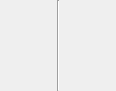
<?xml version="1.0" encoding="UTF-8"?>
<ui version="4.0">
 <class>LineFrame</class>
 <widget class="QWidget" name="LineFrame">
  <property name="geometry">
   <rect>
    <x>0</x>
    <y>0</y>
    <width>116</width>
    <height>91</height>
   </rect>
  </property>
  <property name="windowTitle">
   <string>Form</string>
  </property>
  <layout class="QGridLayout" name="gridLayout">
   <property name="leftMargin">
    <number>0</number>
   </property>
   <property name="topMargin">
    <number>0</number>
   </property>
   <property name="rightMargin">
    <number>0</number>
   </property>
   <property name="bottomMargin">
    <number>0</number>
   </property>
   <property name="spacing">
    <number>0</number>
   </property>
   <item row="0" column="0">
    <widget class="Line" name="line">
     <property name="sizePolicy">
      <sizepolicy hsizetype="Expanding" vsizetype="Expanding">
       <horstretch>0</horstretch>
       <verstretch>0</verstretch>
      </sizepolicy>
     </property>
     <property name="orientation">
      <enum>Qt::Vertical</enum>
     </property>
    </widget>
   </item>
  </layout>
 </widget>
 <resources/>
 <connections/>
</ui>
